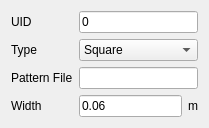
<?xml version="1.0" encoding="UTF-8"?>
<ui version="4.0">
 <class>InspectorARControllerMarker</class>
 <widget class="QWidget" name="InspectorARControllerMarker">
  <property name="geometry">
   <rect>
    <x>0</x>
    <y>0</y>
    <width>181</width>
    <height>118</height>
   </rect>
  </property>
  <property name="windowTitle">
   <string>Form</string>
  </property>
  <layout class="QGridLayout" name="gridLayout">
   <item row="2" column="0">
    <widget class="QLabel" name="label_3">
     <property name="text">
      <string>Pattern File</string>
     </property>
    </widget>
   </item>
   <item row="1" column="0">
    <widget class="QLabel" name="label_2">
     <property name="text">
      <string>Type</string>
     </property>
    </widget>
   </item>
   <item row="3" column="0">
    <widget class="QLabel" name="label_4">
     <property name="text">
      <string>Width</string>
     </property>
    </widget>
   </item>
   <item row="0" column="0">
    <widget class="QLabel" name="label">
     <property name="text">
      <string>UID</string>
     </property>
    </widget>
   </item>
   <item row="0" column="1">
    <widget class="QLineEdit" name="m_pUIDEdit">
     <property name="text">
      <string>0</string>
     </property>
    </widget>
   </item>
   <item row="1" column="1">
    <widget class="QComboBox" name="m_pTypeCB">
     <item>
      <property name="text">
       <string>Square</string>
      </property>
     </item>
     <item>
      <property name="text">
       <string>Square Barcode</string>
      </property>
     </item>
     <item>
      <property name="text">
       <string>Multimarker</string>
      </property>
     </item>
     <item>
      <property name="text">
       <string>NFT</string>
      </property>
     </item>
    </widget>
   </item>
   <item row="2" column="1">
    <widget class="QLineEdit" name="m_pPatternFileEdit"/>
   </item>
   <item row="3" column="1">
    <layout class="QHBoxLayout" name="horizontalLayout">
     <item>
      <widget class="QLineEdit" name="m_pWidthEdit">
       <property name="text">
        <string>0.06</string>
       </property>
      </widget>
     </item>
     <item>
      <widget class="QLabel" name="label_5">
       <property name="text">
        <string>m</string>
       </property>
      </widget>
     </item>
    </layout>
   </item>
  </layout>
 </widget>
 <resources/>
 <connections>
  <connection>
   <sender>m_pUIDEdit</sender>
   <signal>textEdited(QString)</signal>
   <receiver>InspectorARControllerMarker</receiver>
   <slot>valueChanged()</slot>
   <hints>
    <hint type="sourcelabel">
     <x>100</x>
     <y>19</y>
    </hint>
    <hint type="destinationlabel">
     <x>181</x>
     <y>16</y>
    </hint>
   </hints>
  </connection>
  <connection>
   <sender>m_pTypeCB</sender>
   <signal>currentIndexChanged(int)</signal>
   <receiver>InspectorARControllerMarker</receiver>
   <slot>valueChanged()</slot>
   <hints>
    <hint type="sourcelabel">
     <x>130</x>
     <y>46</y>
    </hint>
    <hint type="destinationlabel">
     <x>180</x>
     <y>48</y>
    </hint>
   </hints>
  </connection>
  <connection>
   <sender>m_pPatternFileEdit</sender>
   <signal>textEdited(QString)</signal>
   <receiver>InspectorARControllerMarker</receiver>
   <slot>valueChanged()</slot>
   <hints>
    <hint type="sourcelabel">
     <x>98</x>
     <y>66</y>
    </hint>
    <hint type="destinationlabel">
     <x>179</x>
     <y>80</y>
    </hint>
   </hints>
  </connection>
  <connection>
   <sender>m_pWidthEdit</sender>
   <signal>textEdited(QString)</signal>
   <receiver>InspectorARControllerMarker</receiver>
   <slot>valueChanged()</slot>
   <hints>
    <hint type="sourcelabel">
     <x>124</x>
     <y>105</y>
    </hint>
    <hint type="destinationlabel">
     <x>180</x>
     <y>112</y>
    </hint>
   </hints>
  </connection>
 </connections>
 <slots>
  <slot>valueChanged()</slot>
 </slots>
</ui>
